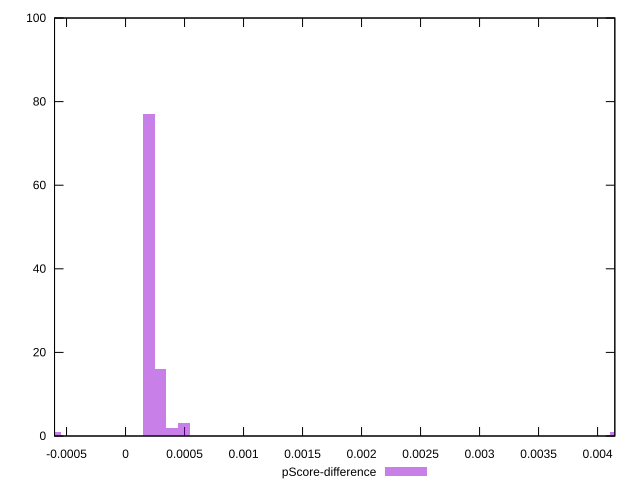

Write the gnuplot code that produced this figure.
reset

$pScoreDifference <<EOF
-0.0005930037646085628 1
0.0041510263522599395 1
0.0002965018823042814 16
0.0001976679215361876 77
0.0003953358430723752 2
0.000494169803840469 3
EOF

set key outside below
set boxwidth 0.0000988339607680938
set xrange [-0.0006017907618199592:0.004146139902686238]
set yrange [0:100]
set trange [0:100]
set style fill transparent solid 0.5 noborder
set terminal svg size 640, 490 enhanced background rgb 'white'
set output "report_00019_2021-02-10T18-14-37.922Z//largest-contentful-paint/samples/pages/pScore-difference/histogram.svg"

plot $pScoreDifference title "pScore-difference" with boxes

reset
